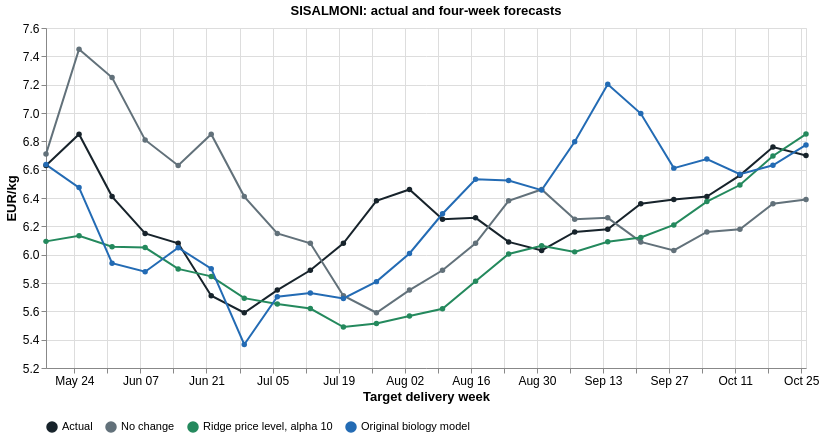

Vega-Lite specification for this chart:
### Vega-Lite specification from a JSON file in a GitHub repository (floating-point values rounded to 4 significant figures)
{"config": {"view": {"continuousWidth": 300, "continuousHeight": 300}, "axis": {"labelFontSize": 12, "titleFontSize": 13}, "font": "Arial", "legend": {"labelFontSize": 11, "orient": "bottom"}}, "data": {"values": [{"date": "2026-05-18", "week": "2026-W21", "model": "Actual", "price": 6.63}, {"date": "2026-05-25", "week": "2026-W22", "model": "Actual", "price": 6.85}, {"date": "2026-06-01", "week": "2026-W23", "model": "Actual", "price": 6.41}, {"date": "2026-06-08", "week": "2026-W24", "model": "Actual", "price": 6.15}, {"date": "2026-06-15", "week": "2026-W25", "model": "Actual", "price": 6.08}, {"date": "2026-06-22", "week": "2026-W26", "model": "Actual", "price": 5.71}, {"date": "2026-06-29", "week": "2026-W27", "model": "Actual", "price": 5.59}, {"date": "2026-07-06", "week": "2026-W28", "model": "Actual", "price": 5.75}, {"date": "2026-07-13", "week": "2026-W29", "model": "Actual", "price": 5.89}, {"date": "2026-07-20", "week": "2026-W30", "model": "Actual", "price": 6.08}, {"date": "2026-07-27", "week": "2026-W31", "model": "Actual", "price": 6.38}, {"date": "2026-08-03", "week": "2026-W32", "model": "Actual", "price": 6.46}, {"date": "2026-08-10", "week": "2026-W33", "model": "Actual", "price": 6.25}, {"date": "2026-08-17", "week": "2026-W34", "model": "Actual", "price": 6.26}, {"date": "2026-08-24", "week": "2026-W35", "model": "Actual", "price": 6.09}, {"date": "2026-08-31", "week": "2026-W36", "model": "Actual", "price": 6.03}, {"date": "2026-09-07", "week": "2026-W37", "model": "Actual", "price": 6.16}, {"date": "2026-09-14", "week": "2026-W38", "model": "Actual", "price": 6.18}, {"date": "2026-09-21", "week": "2026-W39", "model": "Actual", "price": 6.36}, {"date": "2026-09-28", "week": "2026-W40", "model": "Actual", "price": 6.39}, {"date": "2026-10-05", "week": "2026-W41", "model": "Actual", "price": 6.41}, {"date": "2026-10-12", "week": "2026-W42", "model": "Actual", "price": 6.56}, {"date": "2026-10-19", "week": "2026-W43", "model": "Actual", "price": 6.76}, {"date": "2026-10-26", "week": "2026-W44", "model": "Actual", "price": 6.7}, {"date": "2026-05-18", "week": "2026-W21", "model": "No change", "price": 6.71, "error": 0.08}, {"date": "2026-05-18", "week": "2026-W21", "model": "Ridge price level, alpha 10", "price": 6.094, "error": -0.5361}, {"date": "2026-05-18", "week": "2026-W21", "model": "Original biology model", "price": 6.636, "error": 0.005796}, {"date": "2026-05-25", "week": "2026-W22", "model": "No change", "price": 7.45, "error": 0.6}, {"date": "2026-05-25", "week": "2026-W22", "model": "Ridge price level, alpha 10", "price": 6.133, "error": -0.7169}, {"date": "2026-05-25", "week": "2026-W22", "model": "Original biology model", "price": 6.474, "error": -0.3765}, {"date": "2026-06-01", "week": "2026-W23", "model": "No change", "price": 7.25, "error": 0.84}, {"date": "2026-06-01", "week": "2026-W23", "model": "Ridge price level, alpha 10", "price": 6.056, "error": -0.3538}, {"date": "2026-06-01", "week": "2026-W23", "model": "Original biology model", "price": 5.939, "error": -0.4708}, {"date": "2026-06-08", "week": "2026-W24", "model": "No change", "price": 6.81, "error": 0.66}, {"date": "2026-06-08", "week": "2026-W24", "model": "Ridge price level, alpha 10", "price": 6.05, "error": -0.1}, {"date": "2026-06-08", "week": "2026-W24", "model": "Original biology model", "price": 5.879, "error": -0.2707}, {"date": "2026-06-15", "week": "2026-W25", "model": "No change", "price": 6.63, "error": 0.55}, {"date": "2026-06-15", "week": "2026-W25", "model": "Ridge price level, alpha 10", "price": 5.9, "error": -0.1804}, {"date": "2026-06-15", "week": "2026-W25", "model": "Original biology model", "price": 6.049, "error": -0.03063}, {"date": "2026-06-22", "week": "2026-W26", "model": "No change", "price": 6.85, "error": 1.14}, {"date": "2026-06-22", "week": "2026-W26", "model": "Ridge price level, alpha 10", "price": 5.847, "error": 0.1366}, {"date": "2026-06-22", "week": "2026-W26", "model": "Original biology model", "price": 5.901, "error": 0.1914}, {"date": "2026-06-29", "week": "2026-W27", "model": "No change", "price": 6.41, "error": 0.82}, {"date": "2026-06-29", "week": "2026-W27", "model": "Ridge price level, alpha 10", "price": 5.693, "error": 0.1031}, {"date": "2026-06-29", "week": "2026-W27", "model": "Original biology model", "price": 5.366, "error": -0.2238}, {"date": "2026-07-06", "week": "2026-W28", "model": "No change", "price": 6.15, "error": 0.4}, {"date": "2026-07-06", "week": "2026-W28", "model": "Ridge price level, alpha 10", "price": 5.651, "error": -0.09896}, {"date": "2026-07-06", "week": "2026-W28", "model": "Original biology model", "price": 5.703, "error": -0.04682}, {"date": "2026-07-13", "week": "2026-W29", "model": "No change", "price": 6.08, "error": 0.19}, {"date": "2026-07-13", "week": "2026-W29", "model": "Ridge price level, alpha 10", "price": 5.62, "error": -0.27}, {"date": "2026-07-13", "week": "2026-W29", "model": "Original biology model", "price": 5.729, "error": -0.1609}, {"date": "2026-07-20", "week": "2026-W30", "model": "No change", "price": 5.71, "error": -0.37}, {"date": "2026-07-20", "week": "2026-W30", "model": "Ridge price level, alpha 10", "price": 5.489, "error": -0.591}, {"date": "2026-07-20", "week": "2026-W30", "model": "Original biology model", "price": 5.691, "error": -0.389}, {"date": "2026-07-27", "week": "2026-W31", "model": "No change", "price": 5.59, "error": -0.79}, {"date": "2026-07-27", "week": "2026-W31", "model": "Ridge price level, alpha 10", "price": 5.514, "error": -0.8657}, {"date": "2026-07-27", "week": "2026-W31", "model": "Original biology model", "price": 5.81, "error": -0.5704}, {"date": "2026-08-03", "week": "2026-W32", "model": "No change", "price": 5.75, "error": -0.71}, {"date": "2026-08-03", "week": "2026-W32", "model": "Ridge price level, alpha 10", "price": 5.568, "error": -0.8923}, {"date": "2026-08-03", "week": "2026-W32", "model": "Original biology model", "price": 6.008, "error": -0.4516}, {"date": "2026-08-10", "week": "2026-W33", "model": "No change", "price": 5.89, "error": -0.36}, {"date": "2026-08-10", "week": "2026-W33", "model": "Ridge price level, alpha 10", "price": 5.618, "error": -0.6317}, {"date": "2026-08-10", "week": "2026-W33", "model": "Original biology model", "price": 6.289, "error": 0.03886}, {"date": "2026-08-17", "week": "2026-W34", "model": "No change", "price": 6.08, "error": -0.18}, {"date": "2026-08-17", "week": "2026-W34", "model": "Ridge price level, alpha 10", "price": 5.813, "error": -0.4472}, {"date": "2026-08-17", "week": "2026-W34", "model": "Original biology model", "price": 6.532, "error": 0.2719}, {"date": "2026-08-24", "week": "2026-W35", "model": "No change", "price": 6.38, "error": 0.29}, {"date": "2026-08-24", "week": "2026-W35", "model": "Ridge price level, alpha 10", "price": 6.005, "error": -0.08535}, {"date": "2026-08-24", "week": "2026-W35", "model": "Original biology model", "price": 6.523, "error": 0.433}, {"date": "2026-08-31", "week": "2026-W36", "model": "No change", "price": 6.46, "error": 0.43}, {"date": "2026-08-31", "week": "2026-W36", "model": "Ridge price level, alpha 10", "price": 6.063, "error": 0.03266}, {"date": "2026-08-31", "week": "2026-W36", "model": "Original biology model", "price": 6.456, "error": 0.4257}, {"date": "2026-09-07", "week": "2026-W37", "model": "No change", "price": 6.25, "error": 0.09}, {"date": "2026-09-07", "week": "2026-W37", "model": "Ridge price level, alpha 10", "price": 6.02, "error": -0.1403}, {"date": "2026-09-07", "week": "2026-W37", "model": "Original biology model", "price": 6.797, "error": 0.6366}, {"date": "2026-09-14", "week": "2026-W38", "model": "No change", "price": 6.26, "error": 0.08}, {"date": "2026-09-14", "week": "2026-W38", "model": "Ridge price level, alpha 10", "price": 6.091, "error": -0.08915}, {"date": "2026-09-14", "week": "2026-W38", "model": "Original biology model", "price": 7.203, "error": 1.023}, {"date": "2026-09-21", "week": "2026-W39", "model": "No change", "price": 6.09, "error": -0.27}, {"date": "2026-09-21", "week": "2026-W39", "model": "Ridge price level, alpha 10", "price": 6.121, "error": -0.2392}, {"date": "2026-09-21", "week": "2026-W39", "model": "Original biology model", "price": 6.996, "error": 0.6361}, {"date": "2026-09-28", "week": "2026-W40", "model": "No change", "price": 6.03, "error": -0.36}, {"date": "2026-09-28", "week": "2026-W40", "model": "Ridge price level, alpha 10", "price": 6.21, "error": -0.1799}, {"date": "2026-09-28", "week": "2026-W40", "model": "Original biology model", "price": 6.611, "error": 0.2209}, {"date": "2026-10-05", "week": "2026-W41", "model": "No change", "price": 6.16, "error": -0.25}, {"date": "2026-10-05", "week": "2026-W41", "model": "Ridge price level, alpha 10", "price": 6.375, "error": -0.03521}, {"date": "2026-10-05", "week": "2026-W41", "model": "Original biology model", "price": 6.675, "error": 0.2646}, {"date": "2026-10-12", "week": "2026-W42", "model": "No change", "price": 6.18, "error": -0.38}, {"date": "2026-10-12", "week": "2026-W42", "model": "Ridge price level, alpha 10", "price": 6.492, "error": -0.06841}, {"date": "2026-10-12", "week": "2026-W42", "model": "Original biology model", "price": 6.568, "error": 0.008106}, {"date": "2026-10-19", "week": "2026-W43", "model": "No change", "price": 6.36, "error": -0.4}, {"date": "2026-10-19", "week": "2026-W43", "model": "Ridge price level, alpha 10", "price": 6.697, "error": -0.06315}, {"date": "2026-10-19", "week": "2026-W43", "model": "Original biology model", "price": 6.631, "error": -0.1291}, {"date": "2026-10-26", "week": "2026-W44", "model": "No change", "price": 6.39, "error": -0.31}, {"date": "2026-10-26", "week": "2026-W44", "model": "Ridge price level, alpha 10", "price": 6.851, "error": 0.1513}, {"date": "2026-10-26", "week": "2026-W44", "model": "Original biology model", "price": 6.774, "error": 0.07448}]}, "mark": {"type": "line", "point": true}, "encoding": {"color": {"field": "model", "scale": {"domain": ["Actual", "No change", "Ridge price level, alpha 10", "Original biology model"], "range": ["#17232b", "#62717a", "#24895d", "#236bb4"]}, "title": null, "type": "nominal"}, "tooltip": [{"field": "week", "type": "nominal"}, {"field": "model", "type": "nominal"}, {"field": "price", "format": ".3f", "type": "quantitative"}], "x": {"field": "date", "title": "Target delivery week", "type": "temporal"}, "y": {"field": "price", "scale": {"zero": false}, "title": "EUR/kg", "type": "quantitative"}}, "height": 340, "title": "SISALMONI: actual and four-week forecasts", "width": 760, "$schema": "https://vega.github.io/schema/vega-lite/v5.20.1.json", "usermeta": {"dataset_id": "sisalmoni_v2", "currency": "EUR", "unit": "EUR/kg", "display_model_id": "ridge_level_a10", "evaluation": "retrospective"}}
